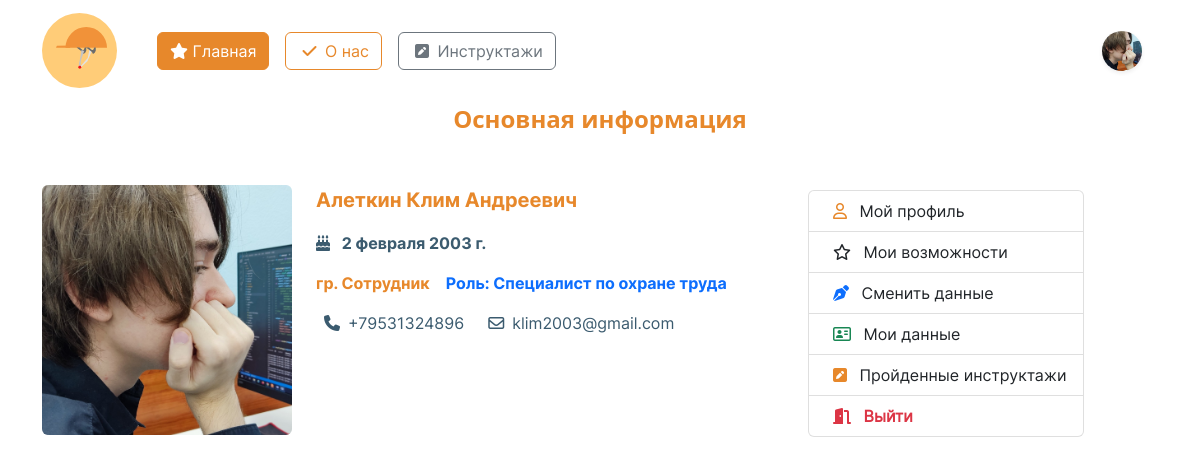
Page /account/profile/ (signed in) on the committed database.
### initru/models.py (models this page shows, shortened)
class CustomUser(AbstractUser):  # custom user for Users with django
    gen = (
        ('m', 'Мужской'),
        ('j', 'Женский')
    )
    patronymic = models.CharField(
        'Отчество',
        max_length=250,
    )
    gender = models.CharField(
        'Пол', choices=gen,
        max_length=3, null=True,
    )
    birthday_date = models.DateField(
        'Дата рождения', null=True,
    )
    region  = models.ForeignKey(
        Region, on_delete=models.CASCADE,
        null=True, verbose_name='Регион',
    )
    city  = ChainedForeignKey(
        City,
        chained_field='region',
        chained_model_field="region",
        show_all=False,
        auto_choose=True,
        null=True,
        sort=True, verbose_name = 'Город')
    street  = models.ForeignKey(
        Street, on_delete=models.CASCADE,
        null=True, verbose_name='Улица',
    )
    house = models.IntegerField(
        "Номер дома", null=True,
    )
    flat = models.IntegerField(
        'Этаж', null=True,
    )
    avatar = models.ImageField(
        'Изображение пользователя',
        upload_to='images/users/',
        null=True,
        blank=True,
    )
    phone_number = models.CharField(
        'Номер телефона', max_length=20,unique=True,
        blank=False, null=True,
    )
    type_user  = models.ForeignKey(
        typeuser, on_delete=models.CASCADE,
        verbose_name='Тип пользователя', null=True,
    )
    groupStud  = models.ForeignKey(
        Groups, on_delete=models.CASCADE,
        verbose_name='Группа', null=True,
        blank=True
    )
    role  = models.ForeignKey(
        role, on_delete=models.CASCADE,
        null=True, verbose_name='Роль',
    )
    date_end = models.DateField(
        'Дата завершения зачисления',
        null=True,
    )

class Groups(models.Model):
    name_group = models.CharField(
        'Название группы',
        max_length=10
    )
    special  = models.ForeignKey(
        Spec, on_delete=models.CASCADE,
        null=False, verbose_name='Специальность'
    )
    class Meta:
        verbose_name = 'Группа'
        verbose_name_plural = 'Группы'
    def __str__(self):
        return f'{self.name_group}'

class role(models.Model):
    name_role = models.CharField(
        'Название роли',
        max_length=30
    )
    class Meta:
        verbose_name = 'Роль'
        verbose_name_plural = 'Роли'
    def __str__(self):
        return f'{self.name_role}'

### initru/views.py (the view)
# urls.py: path('', MainView.showPage, name='main'),
    def showPage(request):
        page_name = 'profile.html'
        return render(request, page_name)

### initru/templates/profile.html (shortened to what this page needs)
{% extends "./base.html" %}
{% load static %}
{% block content %}
<p class="text-center fw-bold fs-4" style='color:#E7882B;'>Основная информация</p>
<div class="container" style = 'font-family: "Inter-Regular";'>
    <div class='mt-5 d-flex' style = 'min-height: 35vh;'>
        <div id='box' class='col d-flex'>
                <div>
                    {% if request.user.avatar %}
                    <div class="rounded" style="
                            width:250px;
                            height:250px;
                            background-image: url('{{ request.user.avatar.url }}');
                            background-size: cover;
                            background-position: center;
                        ">
                    </div>
                    {% endif %}
                </div>
                <div class='mx-4'>
                    <p class='fw-bold fs-5' style='font-family: "Inter-Bold"; color:#E7882B;'>
                        {{ request.user.last_name }}
                        {{ request.user.first_name }}
                        {{ request.user.patronymic }}
                    </p>
                    <p class='fw-bold' style='font-family: "Inter-Bold"; color:#3B5B6F;'>
                        <i class="fa-solid fa-cake-candles"></i>
                        <span class='mx-2'>{{ request.user.birthday_date }}</span>
                    </p>
                    {% if user.is_superuser %}
                    <div class='d-flex'>
                        {% if request.user.groupStud %}
                        <p style='font-family: "Inter-Bold"; color:#E7882B;'>гр. {{ request.user.groupStud }}</p>
                        {% endif %}
                        <p class='text-danger mx-3' style='font-family: "Inter-Bold";'>Роль: Администратор</p>
                    </div>
                    {% else %}
                    <div class='d-flex'>
                        {% if request.user.groupStud %}
                        <p style='font-family: "Inter-Bold"; color:#E7882B;'>гр. {{ request.user.groupStud }}</p>
                        {% endif %}
                        <p class='text-primary mx-3' style='font-family: "Inter-Bold";'>Роль: {{ request.user.role }}</p>
                    </div>
                    {% endif %}
                    {% if request.user.phone_number %}
                    <div class='d-flex'>
                        <p class='d-flex align-items-center' style='font-family: "Inter-Regular"; color:#3B5B6F;'>
                            <i class="fa-solid fa-phone mx-2"></i>
                            {{ request.user.phone_number }}
                        </p>
                        <p class='d-flex align-items-center mx-3' style='font-family: "Inter-Regular"; color:#3B5B6F;'>
                            <i class="fa-regular fa-envelope mx-2"></i>
                            {{ request.user.email }}
                        </p>
                    </div>
                    {% endif %}
                </div>
        </div>
    <div class='col-5 d-flex align-items-center' style="max-width:350px; width: 100%;">
        <div class="list-group" style = 'position: fixed; top:190px;'>
            <a href="{% url 'profile' %}" class="list-group-item list-group-item-action">
                <i class="fa-regular fa-user mx-2" style='color:#E7882B;'></i>
                Мой профиль
            </a>
            <button class="list-group-item list-group-item-action" data-name = 'action' name='menu-profile'>
                <i class="fa-regular fa-star mx-2"></i>
                Мои возможности
            </button>
            <button class="list-group-item list-group-item-action" data-name = 'edit' name='menu-profile'>
                <i class="fa-solid fa-pen-nib mx-2 text-primary"></i>
                Сменить данные
            </button>
            <button class="list-group-item list-group-item-action" data-name = 'detail' name ='menu-profile'>
                <i class="fa-regular fa-address-card mx-2 text-success"></i>
                Мои данные
            </button>
            <button class="list-group-item list-group-item-action" data-name = 'passed_inst' name ='menu-profile'>
                <i class="fa-solid fa-square-pen mx-2 " style='color:#E7882B;'></i>
                Пройденные инструктажи
            </button>
            <a href="{% url 'logout' %}" class="list-group-item list-group-item-action fw-bold text-danger">
                <i class="fa-solid fa-door-open mx-2"></i>
                Выйти
            </a>
        </div>
    </div>
    </div>
</div>
{% endblock %}

### initru/templates/base.html (shortened to what this page needs)
<!DOCTYPE html>
{% load static %}
<html lang="ru">
<head>
	<link rel="stylesheet" href="{% static 'css/bootstrap.min.css' %}">
	<link rel="stylesheet" href="{% static 'css/style.css' %}">
	<link href="{% static 'fontawesomefree/css/fontawesome.css' %}" rel="stylesheet" type="text/css">
	<link href="{% static 'fontawesomefree/css/brands.css' %}" rel="stylesheet" type="text/css">
	<link href="{% static 'fontawesomefree/css/solid.css' %}" rel="stylesheet" type="text/css">
</head>
<header>
	<nav class="navbar" style='font-family: "Inter-Regular";'>
		<div class="container">
			<div class='d-flex align-items-center'>
				<a href="{% url 'main' %}" class="navbar-brand">
					<img src="{% static 'images/logo.svg' %}" alt="logo" height="75">
				</a>
				<div class="d-flex mx-3 flex-wrap">
					<a class='btn btn-orange mx-2' href="{% url 'main' %}">
						<i class="fa-solid fa-star"></i>
						Главная
					</a>
					<a class='btn btn-outline-orange mx-2' href="{% url 'about' %}">
						<i class="fa-solid fa-check mx-1"></i>
						О нас
					</a>
					{% if user.is_authenticated %}
					<a class='btn btn-outline-secondary mx-2' href="{% url 'brief' %}">
						<i class="fa-solid fa-square-pen mx-1"></i>
						Инструктажи
					</a>
					{% endif %}
				</div>
			</div>
			<div class='navbar d-flex justify-content-center'>
				{% if user.is_authenticated %}
				<div class="dropdown text-end d-flex mx-2">
					<a class="d-block link-dark text-decoration-none d-flex align-items-center" id="dropdownUser1" data-bs-toggle="dropdown" aria-expanded="false">
						<div class = 'rounded-circle mx-2 shadow-sm' style = '
							width: 40px;
							height: 40px;
							background-position: center;
							background-repeat: no-repeat;
							background-size: cover;
							background-clip: unset;
							background-image: url("{{ request.user.avatar.url }}");
						'></div>
					</a>
				</div>
				{% else %}
				<div class="dropdown text-end">
					<a href="{% url 'login' %}" class="d-block link-dark text-decoration-none">
						<img src="{% static 'images/startPage/user/user.svg' %}" alt="user">
					</a>
				</div>
				{% endif %}
			</div>
		</div>
	</nav>
</header>
<body>
	<main>
		{% block content %}
		{% endblock content %}
	</main>
</body>
</html>

### rows in the picture
CustomUser: user.avatar (picture), user.last_name "Алеткин", user.first_name "Клим", user.patronymic "Андреевич", user.birthday_date "2 февраля 2003 г.", user.groupStud "Сотрудник", user.role "Специалист по охране труда", user.phone_number "+79531324896", user.email "klim2003@gmail.com"
